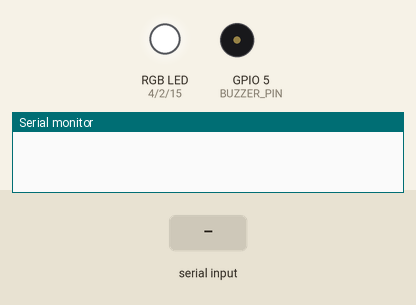
Recording of a sketch running on a simulated ESP32. Parts: an RGB LED mixed from three pins (HIGH = lit), buzzer (waves = sounding, pin HIGH), the last lines printed to the serial monitor. The inputs (shaded band) are chosen by the test bench. Nothing arrives over Bluetooth unless stated.

Above: at 1.2 s.
1.3 s: "RED\n" received over the second serial link
At 1.6 s:
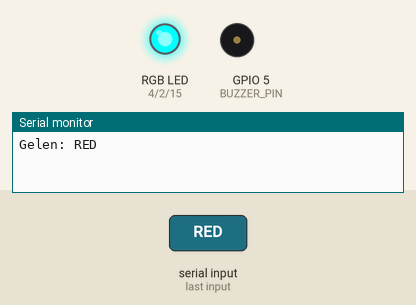
2.8 s: "GREEN\n" received over the second serial link
At 4.0 s:
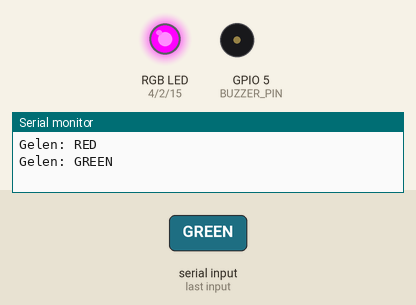
4.3 s: "BLUE\n" received over the second serial link
At 5.1 s:
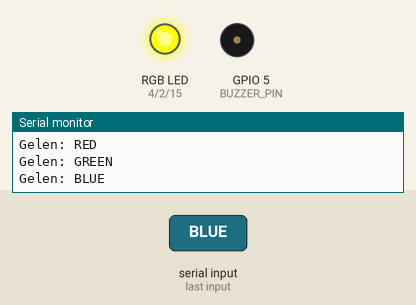
5.8 s: "BRIGHT:90\n" received over the second serial link
At 6.2 s:
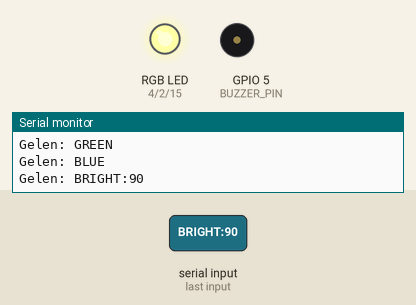
7.3 s: "OFF\n" received over the second serial link
At 8.5 s:
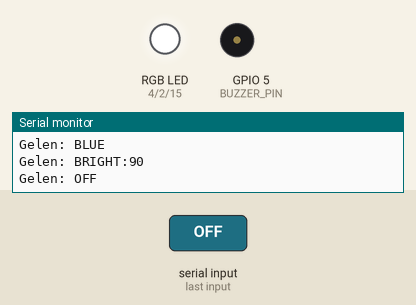
8.8 s: "RED\n" received over the second serial link
At 9.7 s:
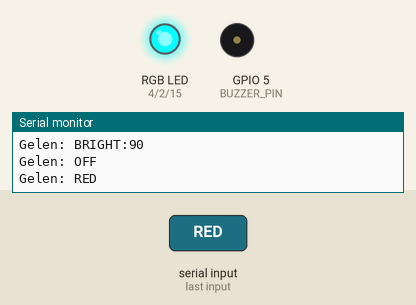
Timing chart, 0 to 11.3 s (numbered marks = the images above; inputs shaded):
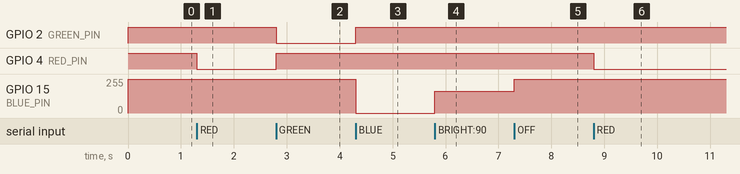

The sketch:

Color_Version.ino
```cpp
#include "BluetoothSerial.h"

// Bluetooth seri nesnesi
BluetoothSerial SerialBT;

// LED Pin Tanımları
#define RED_PIN 4
#define GREEN_PIN 2
#define BLUE_PIN 15
// Buzzer Pin Tanımı (Kendi bağlantınıza göre değiştirin)
#define BUZZER_PIN 5

// Mevcut rengi tutmak için global değişken
String color = "";

// Acil durum modunu takip etmek için global değişken
bool isEmergency = false;

// Acil durum yanıp sönme ve çalma için zamanlama değişkenleri
unsigned long lastEmergencyToggle = 0;
const unsigned long emergencyInterval = 1000; // Yanıp sönme/çalma aralığı (1 saniye)
bool emergencyLedState = false; // Acil durum deseninin mevcut durumu (ON/OFF)

void setup() {
    // Seri haberleşmeyi başlat (debug için)
    Serial.begin(115200);
    // Bluetooth seri haberleşmeyi başlat
    SerialBT.begin("ESP32_LED"); // Bluetooth cihaz adını belirle

    // LED ve Buzzer pinlerini çıkış olarak ayarla
    pinMode(RED_PIN, OUTPUT);
    pinMode(GREEN_PIN, OUTPUT);
    pinMode(BLUE_PIN, OUTPUT);
    // Hata düzeltmesi: BUZZER_PIN için pinMode'da HIGH/LOW yerine OUTPUT kullanıldı
    pinMode(BUZZER_PIN, OUTPUT); // Buzzer pinini çıkış olarak ayarla

    // Başlangıçta LED'leri ve Buzzer'ı kapat
    // Common Anode varsayımıyla HIGH=Kapalı, LOW=Açık (analogWrite için 0=Açık, 255=Kapalı)
    digitalWrite(RED_PIN, HIGH);
    digitalWrite(GREEN_PIN, HIGH);
    digitalWrite(BLUE_PIN, HIGH);
    // Hata düzeltmesi: BUZZER_PIN için digitalWrite'da LOW yerine 0 kullanıldı
    digitalWrite(BUZZER_PIN, 0); // Buzzer başlangıçta kapalı
}

void loop() {
    // Bluetooth'dan veri geldiyse
    if (SerialBT.available()) {
        String cmd = SerialBT.readStringUntil('\n');
        cmd.trim();
        Serial.println("Gelen: " + cmd);

        // Gelen komutu kontrol et
        if (cmd == "RED") {
            isEmergency = false; // Acil durumdan çık
            // Hata düzeltmesi: BUZZER_PIN için digitalWrite'da LOW yerine 0 kullanıldı
            digitalWrite(BUZZER_PIN, 0); // Buzzer'ı kapat
            // Rengi ayarla (Common Anode: 0=Açık, 255=Kapalı)
            analogWrite(RED_PIN, 0);
            analogWrite(GREEN_PIN, 255);
            analogWrite(BLUE_PIN, 255);
            color = "red";
        } else if (cmd == "GREEN") {
            isEmergency = false; // Acil durumdan çık
            // Hata düzeltmesi: BUZZER_PIN için digitalWrite'da LOW yerine 0 kullanıldı
            digitalWrite(BUZZER_PIN, 0); // Buzzer'ı kapat
            analogWrite(RED_PIN, 255);
            analogWrite(GREEN_PIN, 0);
            analogWrite(BLUE_PIN, 255);
            color = "green";
        } else if (cmd == "BLUE") {
            isEmergency = false; // Acil durumdan çık
            // Hata düzeltmesi: BUZZER_PIN için digitalWrite'da LOW yerine 0 kullanıldı
            digitalWrite(BUZZER_PIN, 0); // Buzzer'ı kapat
            analogWrite(RED_PIN, 255);
            analogWrite(GREEN_PIN, 255);
            analogWrite(BLUE_PIN, 0);
            color = "blue";
        } else if (cmd == "OFF") {
            isEmergency = false; // Acil durumdan çık
            // Hata düzeltmesi: BUZZER_PIN için digitalWrite'da LOW yerine 0 kullanıldı
            digitalWrite(BUZZER_PIN, 0); // Buzzer'ı kapat
            analogWrite(RED_PIN, 255);
            analogWrite(GREEN_PIN, 255);
            analogWrite(BLUE_PIN, 255);
            color = "off"; // Opsiyonel: Kapalı durumunu takip et
        } else if (cmd.startsWith("BRIGHT:")) {
            // Parlaklık komutu geldiğinde acil durumda DEĞİLSE ve bir renk seçiliyse uygula
            if (!isEmergency && (color == "red" || color == "green" || color == "blue")) {
                int brightness = cmd.substring(7).toInt();
                brightness = constrain(brightness, 0, 255);

                // Common Anode için parlaklık ayarı: 0=En Parlak, 255=Kapalı
                // Gelen parlaklık (0=Kapalı, 255=Parlak) ise -> analogWrite = 255 - brightness
                if (color == "red") {
                    analogWrite(RED_PIN, 255 - brightness);
                } else if (color == "green") {
                    analogWrite(GREEN_PIN, 255 - brightness);
                } else if (color == "blue") {
                    analogWrite(BLUE_PIN, 255 - brightness);
                }
            }
        } else if (cmd == "EMERGENCY_ON") {
            Serial.println("!!! EMERGENCY ON !!!");
            isEmergency = true; // Acil durum modunu aktifleştir
            // Acil durum paterninin ilk durumunu (açık) hemen ayarla
            lastEmergencyToggle = millis(); // Zamanlayıcıyı sıfırla
            emergencyLedState = true; // ON durumu ile başla

            // LED'i kırmızı yap ve buzzer'ı aç
            analogWrite(RED_PIN, 0);    // Kırmızı AÇIK
            analogWrite(GREEN_PIN, 255); // Yeşil KAPALI
            analogWrite(BLUE_PIN, 255);  // Mavi KAPALI
            // Hata düzeltmesi: BUZZER_PIN için digitalWrite'da HIGH yerine 1 kullanıldı
            digitalWrite(BUZZER_PIN, 1); // Buzzer AÇIK

            // Opsiyonel: Acil duruma girince mevcut renk durumunu temizle?
            // color = "emergency";
        } else if (cmd == "EMERGENCY_OFF") {
            Serial.println("--- EMERGENCY OFF ---");
            isEmergency = false; // Acil durum modunu kapat
            // Acil durumdan çıkınca her şeyi kapat
            analogWrite(RED_PIN, 255); // Kırmızı KAPALI
            analogWrite(GREEN_PIN, 255); // Yeşil KAPALI
            analogWrite(BLUE_PIN, 255); // Mavi KAPALI
            // Hata düzeltmesi: BUZZER_PIN için digitalWrite'da LOW yerine 0 kullanıldı
            digitalWrite(BUZZER_PIN, 0); // Buzzer KAPALI
            // Opsiyonel: Acil durumdan çıkınca renk durumunu temizle?
            // color = "";
        }
    }

    // --- Acil Durum Deseni Mantığı ---
    // Bu kısım isEmergency true olduğu sürece sürekli çalışır
    if (isEmergency) {
        unsigned long currentTime = millis();

        // Yanıp sönme/çalma aralığı geçti mi kontrol et
        if (currentTime - lastEmergencyToggle >= emergencyInterval) {
            lastEmergencyToggle = currentTime; // Zamanlayıcıyı sıfırla

            // Durumu tersine çevir (ON ise OFF, OFF ise ON yap)
            emergencyLedState = !emergencyLedState;

            if (emergencyLedState) {
                // LED'i kırmızı yap ve buzzer'ı aç
                analogWrite(RED_PIN, 0);    // Kırmızı AÇIK
                analogWrite(GREEN_PIN, 255); // Yeşil KAPALI
                analogWrite(BLUE_PIN, 255);  // Mavi KAPALI
                // Hata düzeltmesi: BUZZER_PIN için digitalWrite'da HIGH yerine 1 kullanıldı
                digitalWrite(BUZZER_PIN, 1); // Buzzer AÇIK
                Serial.println("Emergency: ON"); // Debug
            } else {
                // LED'i ve buzzer'ı kapat
                analogWrite(RED_PIN, 255); // Kırmızı KAPALI
                analogWrite(GREEN_PIN, 255); // Yeşil KAPALI
                analogWrite(BLUE_PIN, 255); // Mavi KAPALI
                // Hata düzeltmesi: BUZZER_PIN için digitalWrite'da LOW yerine 0 kullanıldı
                digitalWrite(BUZZER_PIN, 0); // Buzzer KAPALI
                Serial.println("Emergency: OFF"); // Debug
            }
        }
    }
    // --- Acil Durum Deseni Mantığı Sonu ---

    // Küçük bir bekleme (gerekli değil ama bazen faydalı olabilir)
    // delay(1);
}
```

Measured:
- after the input at 1.3 s, GPIO 4 (RED_PIN): HIGH → LOW at once
- after the input at 2.8 s, GPIO 2 (GREEN_PIN): HIGH → LOW at once; GPIO 4 (RED_PIN): LOW → HIGH at once
- after the input at 4.3 s, GPIO 2 (GREEN_PIN): LOW → HIGH at once; GPIO 15 (BLUE_PIN): 255/255 → 0/255 at once
- after the input at 5.8 s, GPIO 15 (BLUE_PIN): 0/255 → 165/255 at once
- after the input at 7.3 s, GPIO 15 (BLUE_PIN): 165/255 → 255/255 at once
- after the input at 8.8 s, GPIO 4 (RED_PIN): HIGH → LOW at once
